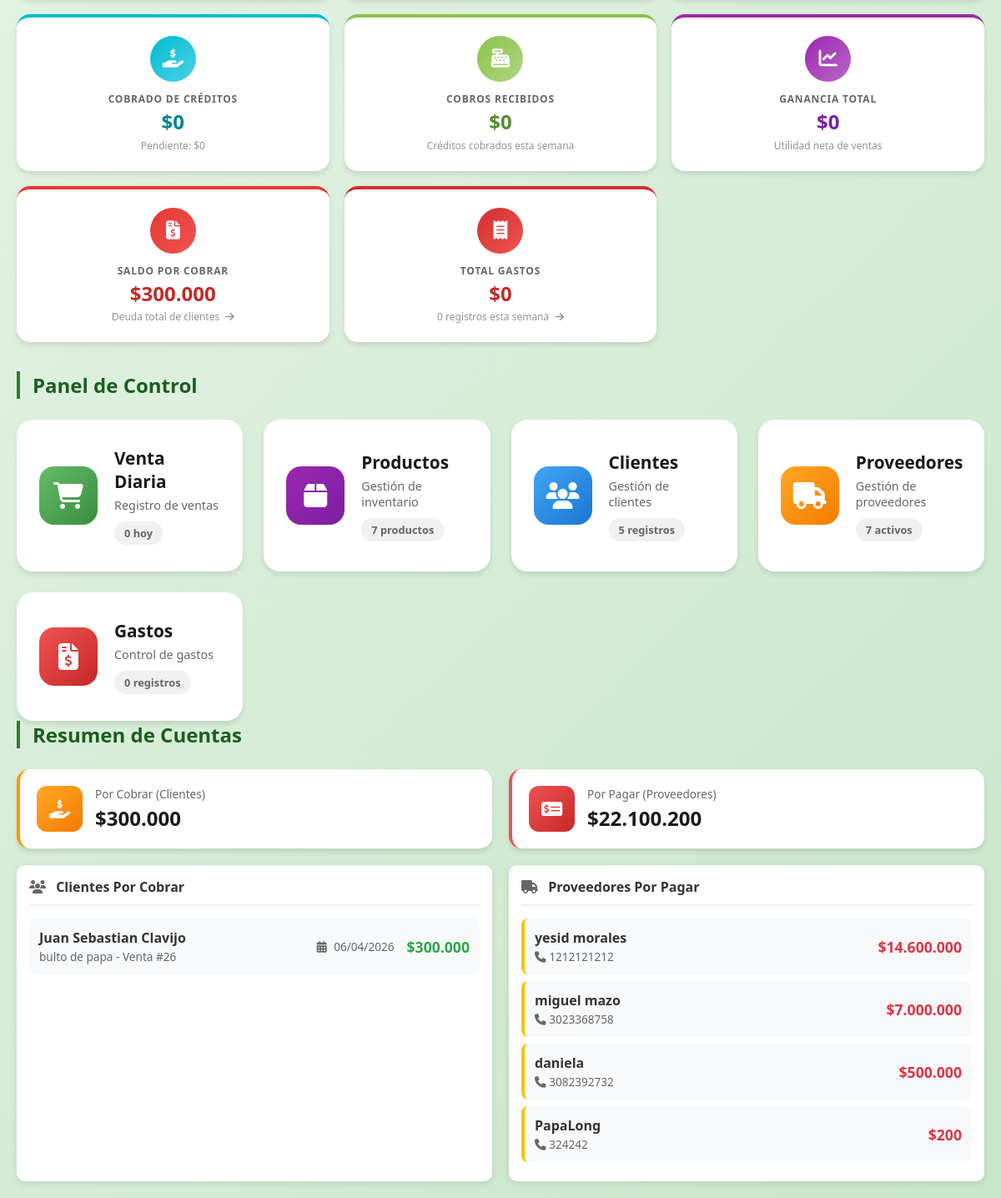
Before: / (signed in, lower part) with the older database file.
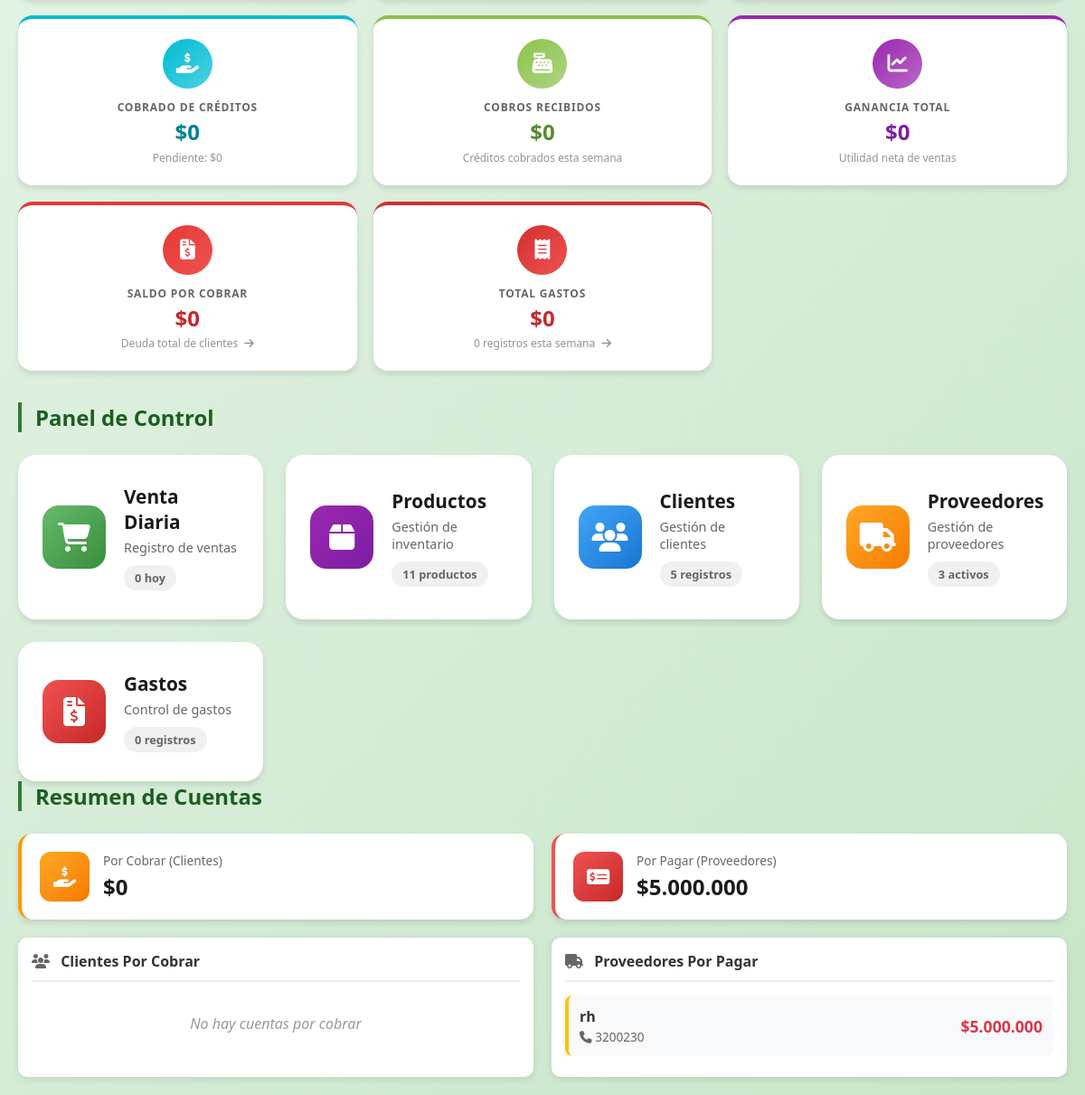
After: the same page with the newer database file.
### apps/ventas/models.py (models this page shows, shortened)
class Venta(models.Model):
    TIPO_PAGO_CHOICES = [
        ('completo', 'Pago Completo'),
        ('fiado', 'Pago a Crédito'),
    ]
    ESTADO_PAGO_CHOICES = [
        ('pagado', 'Pagado'),
        ('pendiente', 'Pendiente'),
        ('vencido', 'Vencido'),
    ]
    idVenta = models.AutoField(primary_key=True)
    cliente = models.ForeignKey(
        Clientes,
        on_delete= models.CASCADE,
        related_name="ventas"
    )
    producto = models.ForeignKey(
        Productos,
        on_delete=models.SET_NULL,
        null=True,
        blank=True
    )
    cantidad = models.IntegerField()
    fecha = models.DateTimeField(auto_now_add=True)
    total = models.DecimalField(max_digits=10, decimal_places=2)
    precio_compra = models.DecimalField(
        max_digits=12,
        decimal_places=2,
        default=0,
        verbose_name="Precio de Compra (unitario)"
    )
    precio_venta = models.DecimalField(
        max_digits=12,
        decimal_places=2,
        default=0,
        verbose_name="Precio de Venta (unitario)"
    )
    ganancia = models.DecimalField(
        max_digits=12,
        decimal_places=2,
        default=0,
        verbose_name="Ganancia Total"
    )
    tipo_pago = models.CharField(
        max_length=10,
        choices=TIPO_PAGO_CHOICES,
        default='completo'
    )
    monto_pagado = models.DecimalField(
        max_digits=10,
        decimal_places=2,
        default=0
    )
    fecha_vencimiento = models.DateField(
        null=True,
        blank=True
    )
    estado_pago = models.CharField(
        max_length=10,
        choices=ESTADO_PAGO_CHOICES,
        default='pagado'
    )
    metodo_pago = models.CharField(
        max_length=10,
        choices=METODO_PAGO_CHOICES,
        default='efectivo',
        verbose_name="Método de Pago"
    )
    @property
    def saldo_pendiente(self):
        return self.total - self.monto_pagado

### apps/clientes/models.py (models this page shows, shortened)
class Clientes(models.Model):
    idCliente = models.AutoField(primary_key=True)
    nombre = models.CharField(max_length=50)
    apellido = models.CharField(max_length=50)
    telefono = models.CharField(max_length=22)
    inicial = models.DecimalField(max_digits=10, decimal_places=2, default=0)
    saldo = models.DecimalField(max_digits=10, decimal_places=2, default=0)

### apps/productos/models.py (models this page shows, shortened)
class Productos(models.Model):
    idProducto = models.AutoField(primary_key=True)
    nombre = models.CharField(max_length=255)
    categoria = models.CharField(max_length=20, choices=CATEGORIA_CHOICES, default='otros', verbose_name="Categoría")
    precio_compra = models.DecimalField(max_digits=12, decimal_places=2, default=0, verbose_name="Precio de Compra")
    precio_venta = models.DecimalField(max_digits=12, decimal_places=2, default=0, verbose_name="Precio de Venta")
    stock = models.IntegerField()
    proveedor = models.ForeignKey(
        Proveedores,
        on_delete= models.CASCADE,
        related_name="productos"
    )

### apps/proveedores/models.py (models this page shows, shortened)
class Proveedores(models.Model):
    idProveedor = models.AutoField(primary_key=True)
    nombre = models.CharField(max_length=100)
    telefono = models.CharField(max_length=100)
    inicial = models.DecimalField(max_digits=10, decimal_places=2, default=0)
    saldo = models.DecimalField(max_digits=10, decimal_places=2, default=0)

### panelprincipal/views.py (the view)
# urls.py: path('', views.saludo, name='inicio'),
def saludo(request):
    config_semana = obtener_semana_actual()
    fecha_inicio = config_semana.lunes_semana_actual
    fecha_fin = config_semana.domingo_semana_actual
    datos_semana = calcular_datos_semana(fecha_inicio, fecha_fin)
    total_por_cobrar = Venta.objects.filter(estado_pago__in=['pendiente', 'vencido']).aggregate(
        total=Sum(F('total') - F('monto_pagado'))
    )['total'] or 0
    total_por_pagar = Proveedores.objects.aggregate(total=Sum('saldo'))['total'] or 0
    ventas_pendientes = Venta.objects.filter(
        estado_pago__in=['pendiente', 'vencido']
    ).select_related('cliente', 'producto').order_by('fecha_vencimiento')
    proveedores_pendientes = Proveedores.objects.filter(saldo__gt=0).order_by('-saldo')
    ultima_liquidacion = LiquidacionSemanal.objects.first()
    context = {
        'total_clientes': Clientes.objects.count(),
        'total_proveedores': Proveedores.objects.count(),
        'total_productos': Productos.objects.count(),
        'total_ventas': datos_semana['cantidad_ventas'],
        'total_gastos': Gastos.objects.filter(
            fecha__date__gte=fecha_inicio,
            fecha__date__lte=fecha_fin
        ).count(),
        'total_por_cobrar': total_por_cobrar,
        'total_por_pagar': total_por_pagar,
        'ventas_pendientes': ventas_pendientes,
        'proveedores_pendientes': proveedores_pendientes,
        'total_ingresos': datos_semana['total_ingresos'],
        'total_gastos_finanzas': datos_semana['total_gastos'],
        'total_finanzas': datos_semana['total_finanzas'],
        'balance_real': datos_semana['balance_real'],
        'total_recaudado': datos_semana['total_recaudado'],
        'total_ventas_credito': datos_semana['total_ventas_credito'],
        'cantidad_ventas_credito': datos_semana['cantidad_ventas_credito'],
        'cobrado_de_creditos': datos_semana['cobrado_de_creditos'],
        'pendiente_creditos': datos_semana['pendiente_creditos'],
        'total_ventas_completo': datos_semana['total_ventas_completo'],
        'cantidad_ventas_completo': datos_semana['cantidad_ventas_completo'],
        'total_ganancia': datos_semana['total_ganancia'],
        'total_cobros_semana': datos_semana['total_cobros_semana'],
        'gastos_por_categoria': datos_semana['gastos_por_categoria'],
        'cantidad_gastos_semana': datos_semana['cantidad_gastos'],
        'fecha_inicio_semana': fecha_inicio,
        'fecha_fin_semana': fecha_fin,
        'dias_restantes': config_semana.dias_restantes,
        'ultima_liquidacion': ultima_liquidacion,
    }
    return render(request, 'index.html', context)

### panelprincipal/models.py (called while the page is built)
    @property
    def lunes_semana_actual(self):
        hoy = timezone.localdate()
        dias_desde_lunes = hoy.weekday()
        from datetime import timedelta
        return hoy - timedelta(days=dias_desde_lunes)

    @property
    def domingo_semana_actual(self):
        from datetime import timedelta
        return self.lunes_semana_actual + timedelta(days=6)

    @property
    def dias_restantes(self):
        hoy = timezone.localdate()
        fin = self.domingo_semana_actual
        dias = (fin - hoy).days
        return max(0, dias + 1)

### panelprincipal/views.py (called while the page is built, shortened)
def obtener_semana_actual():
    config = ConfiguracionSemana.objects.first()
    return config

### panelprincipal/templates/index.html (shortened to what the changed rows need)
{% load static %}
<!DOCTYPE html>
<html lang="es">
<head>
    <link rel="stylesheet" href="{% static 'css/style.css' %}">
    <link rel="stylesheet" href="https://cdnjs.cloudflare.com/ajax/libs/font-awesome/6.5.1/css/all.min.css">
</head>
<body>
    <div class="container">
        <section class="ventas-detalle-panel">
            <div class="ventas-detalle-grid">
                <a href="{% url 'clientes_por_cobrar' %}" class="ventas-detalle-card por-cobrar" style="text-decoration:none; color:inherit; cursor:pointer; transition: transform 0.3s ease, box-shadow 0.3s ease;">
                    <div class="ventas-detalle-content">
                        <span class="ventas-detalle-label">Saldo Por Cobrar</span>
                        <span class="ventas-detalle-valor">${{ total_por_cobrar|floatformat:0 }}</span>
                        <span class="ventas-detalle-subtitulo">Deuda total de clientes <i class="fas fa-arrow-right" style="margin-left:4px;"></i></span>
                    </div>
                </a>
            </div>
        </section>
        <section class="main-menu">
            <h2 class="section-title">Panel de Control</h2>
            <div class="menu-grid">
                <a href="{% url 'productos' %}" class="menu-card productos">
                    <div class="card-content">
                        <h3>Productos</h3>
                        <p>Gestión de inventario</p>
                        <span class="card-count" id="countProductos">{{ total_productos }} productos</span>
                    </div>
                </a>
                <a href="{% url 'proveedores' %}" class="menu-card proveedores">
                    <div class="card-content">
                        <h3>Proveedores</h3>
                        <p>Gestión de proveedores</p>
                        <span class="card-count" id="countProveedores">{{ total_proveedores }} activos</span>
                    </div>
                </a>
            </div>
        </section>
        <section class="deudas-panel">
            <h2 class="section-title">Resumen de Cuentas</h2>
            <div class="deudas-grid">
                <div class="deuda-card cobrar">
                    <div class="deuda-info">
                        <span class="deuda-label">Por Cobrar (Clientes)</span>
                        <span class="deuda-valor" id="totalPorCobrar">${{ total_por_cobrar|floatformat:0 }}</span>
                    </div>
                </div>
                <div class="deuda-card pagar">
                    <div class="deuda-info">
                        <span class="deuda-label">Por Pagar (Proveedores)</span>
                        <span class="deuda-valor" id="totalPorPagar">${{ total_por_pagar|floatformat:0 }}</span>
                    </div>
                </div>
            </div>
            <div class="deudas-listas">
                <div class="lista-deudas">
                    <div class="lista-items">
                        {% if ventas_pendientes %}
                        {% for venta in ventas_pendientes %}
                        <div class="deuda-item {% if venta.estado_pago == 'vencido' %}vencido{% endif %}">
                            <div class="deuda-item-info">
                                <span class="deuda-item-nombre">{{ venta.cliente.nombre }} {{ venta.cliente.apellido }}</span>
                                <span class="deuda-item-detalle">{{ venta.producto.nombre }} - Venta #{{ venta.idVenta }}</span>
                            </div>
                            <div class="deuda-item-fecha">
                                {% if venta.fecha_vencimiento %}
                                <i class="fas fa-calendar-alt"></i> {{ venta.fecha_vencimiento|date:"d/m/Y" }}
                                {% else %}
                                <span class="sin-fecha">Sin fecha límite</span>
                                {% endif %}
                            </div>
                            <div class="deuda-item-monto">
                                ${{ venta.saldo_pendiente|floatformat:0 }}
                            </div>
                        </div>
                        {% endfor %}
                        {% else %}
                        <p class="lista-vacia">No hay cuentas por cobrar</p>
                        {% endif %}
                    </div>
                </div>
                <div class="lista-deudas">
                    <div class="lista-items">
                        {% if proveedores_pendientes %}
                        {% for proveedor in proveedores_pendientes %}
                        <div class="deuda-item pagar-item">
                            <div class="deuda-item-info">
                                <span class="deuda-item-nombre">{{ proveedor.nombre }}</span>
                                <span class="deuda-item-detalle"><i class="fas fa-phone"></i> {{ proveedor.telefono }}</span>
                            </div>
                            <div class="deuda-item-monto pagar">
                                ${{ proveedor.saldo|floatformat:0 }}
                            </div>
                        </div>
                        {% endfor %}
                        {% else %}
                        <p class="lista-vacia">No hay cuentas por pagar</p>
                        {% endif %}
                    </div>
                </div>
            </div>
        </section>
    </div>
</body>
</html>

Changed rows visible on the page:
removed Venta: cliente.nombre "Juan Sebastian", cliente.apellido "Clavijo", producto.nombre "bulto de papa", idVenta "26", fecha_vencimiento "06/04/2026", saldo_pendiente "300.000"
removed Proveedores: nombre "yesid morales", telefono "1212121212", saldo "14.600.000"
removed Proveedores: nombre "miguel mazo", telefono "3023368758", saldo "7.000.000"
removed Proveedores: nombre "daniela", telefono "3082392732", saldo "500.000"
removed Proveedores: nombre "PapaLong", telefono "324242", saldo "200"
added Proveedores: nombre "rh", telefono "3200230", saldo "5.000.000"
Other visible differences:
{{ total_por_cobrar|floatformat:0 }}: "300.000" → "0"
{{ total_productos }}: "7" → "11"
{{ total_proveedores }}: "7" → "3"
{{ total_por_pagar|floatformat:0 }}: "22.100.200" → "5.000.000"
text now shown: "No hay cuentas por cobrar"
